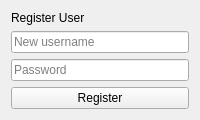
<?xml version="1.0" encoding="UTF-8"?>
<ui version="4.0">
 <class>RegisterWindow</class>
 <widget class="QWidget" name="RegisterWindow">
  <layout class="QVBoxLayout">
   <item>
    <widget class="QLabel">
     <property name="text">
      <string>Register User</string>
     </property>
    </widget>
   </item>

   <item>
    <widget class="QLineEdit" name="usernameInput">
     <property name="placeholderText">
      <string>New username</string>
     </property>
    </widget>
   </item>

   <item>
    <widget class="QLineEdit" name="passwordInput">
     <property name="echoMode">
      <enum>QLineEdit::Password</enum>
     </property>
     <property name="placeholderText">
      <string>Password</string>
     </property>
    </widget>
   </item>

   <item>
    <widget class="QPushButton" name="registerBtn">
     <property name="text">
      <string>Register</string>
     </property>
    </widget>
   </item>

  </layout>
 </widget>
 <resources/>
 <connections/>
</ui>
